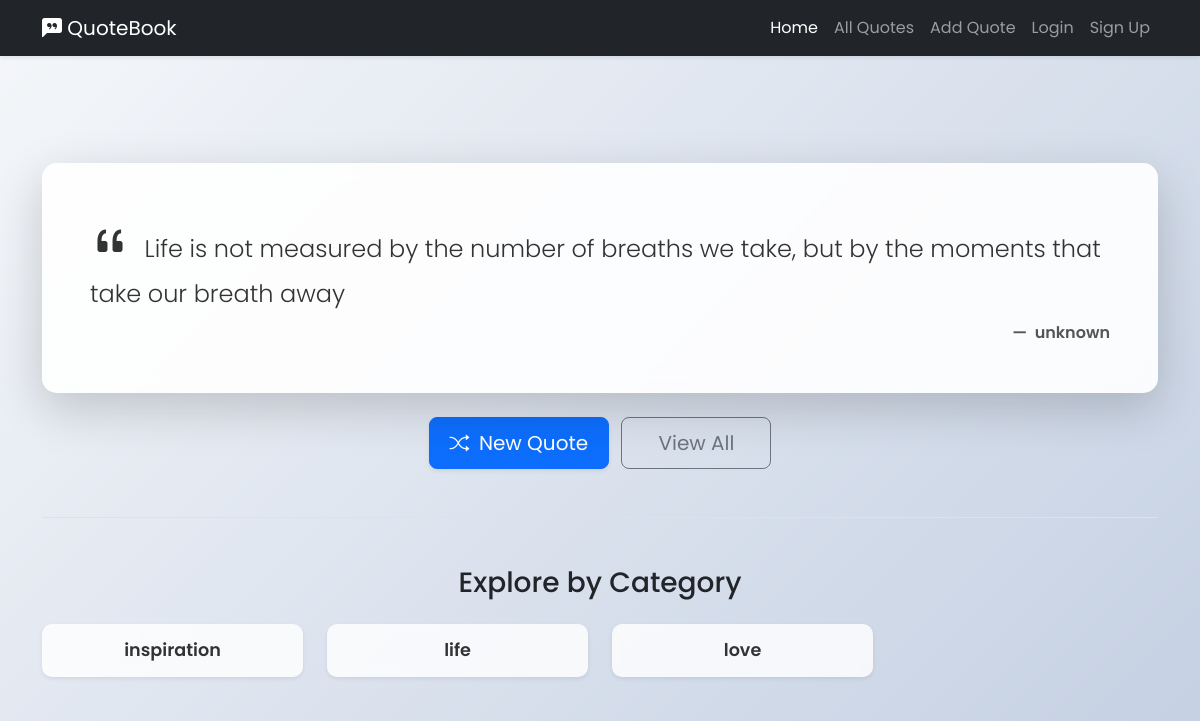
/home/, run on the app's committed database.
### quotes/models.py (models this page shows, shortened)
class Quote(models.Model):
    text = models.TextField()
    author = models.CharField(max_length=100)
    genre = models.CharField(
        max_length=100,
        choices=[
            ('inspiration', 'Inspiration'),
            ('love', 'Love'),
            ('humor', 'Humor'),
            ('life', 'Life'),
            ('friendship', 'Friendship'),
        ],
        default='inspiration'
    )
    like = models.IntegerField(default=0)
    liked_by = models.ManyToManyField('auth.User', related_name='liked_quotes', blank=True)

### quotes/views.py (the view)
# urls.py: 2. Add a URL to urlpatterns:  path('', views.home, name='home')
def home(request):
    quotes = Quote.objects.all()
    if quotes.exists():
        quote = random.choice(quotes)
    else:
        quote = None
    genres = Quote.objects.values_list('genre', flat=True).distinct()[:4]
    context = {
        'quote': quote,
        'genres': genres  # Pass the new list of genres
    }
    return render(request, 'home.html', context)

### quotes/templates/home.html (shortened to what this page needs)
{% load static %}
<!DOCTYPE html>
<html lang="en">
<head>
    <link href="https://cdn.jsdelivr.net/npm/bootstrap@5.3.0/dist/css/bootstrap.min.css" rel="stylesheet">
    <link rel="stylesheet" href="{% static 'css/style.css' %}">
    <link rel="stylesheet" href="https://cdn.jsdelivr.net/npm/bootstrap-icons@1.11.3/font/bootstrap-icons.min.css">
</head>
<body>
<nav class="navbar navbar-expand-lg navbar-dark bg-dark shadow-sm">
    <div class="container">
        <a class="navbar-brand" href="{% url 'home' %}">
            <i class="bi bi-chat-left-quote-fill"></i>
            QuoteBook
        </a>
        <div class="collapse navbar-collapse" id="navbarNav">
            <ul class="navbar-nav ms-auto">
                <li class="nav-item">
                    <a class="nav-link active" aria-current="page" href="{% url 'home' %}">Home</a>
                </li>
                <li class="nav-item">
                    <a class="nav-link" href="{% url 'all_quotes' %}">All Quotes</a>
                </li>
                <li class="nav-item">
                    <a class="nav-link" href="{% url 'add_quote' %}">Add Quote</a>
                </li>
                {% if user.is_authenticated %}
                    <li class="nav-item">
                        <a class="nav-link" href="{% url 'logout' %}">Logout</a>
                    </li>
                {% else %}
                    <li class="nav-item">
                        <a class="nav-link" href="{% url 'login' %}">Login</a>
                    </li>
                    <li class="nav-item">
                        <a class="nav-link" href="{% url 'signup' %}">Sign Up</a>
                    </li>
                {% endif %}
            </ul>
        </div>
    </div>
</nav>
    <div class="container d-flex flex-column align-items-center justify-content-center" style="min-height: calc(100vh - 56px); padding-top: 3rem; padding-bottom: 3rem;">
        <div class="col-lg-8 w-100">
            {% if quote %}
            <div class="card quote-card shadow-lg border-0">
                <div class="card-body p-5">
                    <blockquote class="blockquote mb-0">
                        <p class="quote-text fs-4 mb-4">
                            <i class="bi bi-quote fs-1 me-2"></i>
                            {{ quote.text }}
                        </p>
                        <footer class="blockquote-footer fs-6 text-end">
                            {{ quote.author }}
                        </footer>
                    </blockquote>
                </div>
            </div>
            {% else %}
            <div class="alert alert-warning" role="alert">
                No quotes available. <a href="{% url 'add_quote' %}" class="alert-link">Why not add one?</a>
            </div>
            {% endif %}
            <div class="text-center mt-4 button-container">
                <a href="{% url 'home' %}" class="btn btn-primary btn-lg shadow-sm me-2">
                    <i class="bi bi-shuffle me-1"></i> New Quote
                </a>
                <a href="{% url 'all_quotes' %}" class="btn btn-outline-secondary btn-lg">
                    View All
                </a>
            </div>
            <div class="genre-section mt-5 pt-5 border-top">
                <h2 class="text-center h3 mb-4">Explore by Category</h2>
                <div class="row">
                    {% for genre in genres %}
                    <div class="col-6 col-md-3 mb-3">
                        <a href="{% url 'all_quotes' %}?q={{ genre }}" class="card genre-card shadow-sm text-decoration-none">
                            <div class="card-body text-center">
                                <h5 class="card-title">{{ genre }}</h5>
                            </div>
                        </a>
                    </div>
                    {% empty %}
                        <p class="text-center text-muted">Add quotes with genres to see categories here!</p>
                    {% endfor %}
                </div>
            </div>
            </div>
    </div>
</body>
</html>

### quotes/static/css/style.css (style rules this page uses)
html, body { height: 100%; font-family: 'Poppins', sans-serif; }
body { background: linear-gradient(135deg, #f5f7fa 0%, #c3cfe2 100%); background-attachment: fixed; }
.quote-card { background-color: rgba(255, 255, 255, 0.9); backdrop-filter: blur(10px); border-radius: 15px; border: 0; transition: all 0.3s ease; }
.quote-card .quote-text { font-weight: 300; line-height: 1.6; color: #333; }
.quote-card .blockquote-footer { color: #555; font-weight: 600; }
.button-container a { min-width: 150px; padding: 10px 20px; }
.genre-section { width: 100%; }
.genre-card { border: none; border-radius: 10px; background-color: rgba(255, 255, 255, 0.8); backdrop-filter: blur(5px); transition: all 0.2s ease-in-out; }
.genre-card .card-title { color: #333; font-weight: 600; font-size: 1.1rem; margin-bottom: 0; }

### data on the page
Quote: text "Life is not measured by the number of breaths we take, but by the moments that take our breath away", author "unknown"

### other printed values
{{ genre }} "inspiration" "life" "love"
